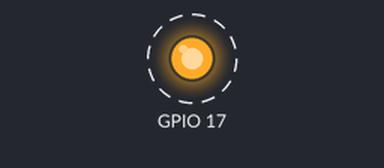
Recording of a program running on a simulated Raspberry Pi (BCM pin numbers). Parts: output pins drawn as LEDs (lit = HIGH). Dashed ring = blinking.

Above: at 0.5 s.
Timing chart, 0 to 4.6 s (numbered marks = the images above):
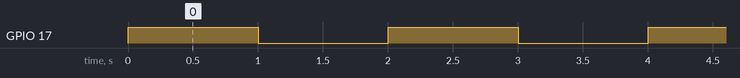

Measured:
- by itself, GPIO 17: alternates HIGH for 1.0 s and LOW for 1.0 s

The program:

rpi-gpio-example.py
```python
import RPi.GPIO as GPIO
from time import sleep

# Konfigurasi pin
GPIO.setmode(GPIO.BCM)    # Gunakan penomoran BCM
GPIO.setup(17, GPIO.OUT)  # BCM 17, Physical 11

try:
    while True:
        GPIO.output(17, GPIO.HIGH)  # LED ON
        sleep(1)
        GPIO.output(17, GPIO.LOW)   # LED OFF
        sleep(1)

except KeyboardInterrupt:
    print("Program dihentikan")

finally:
    GPIO.cleanup()  # Reset semua pin GPIO
```
